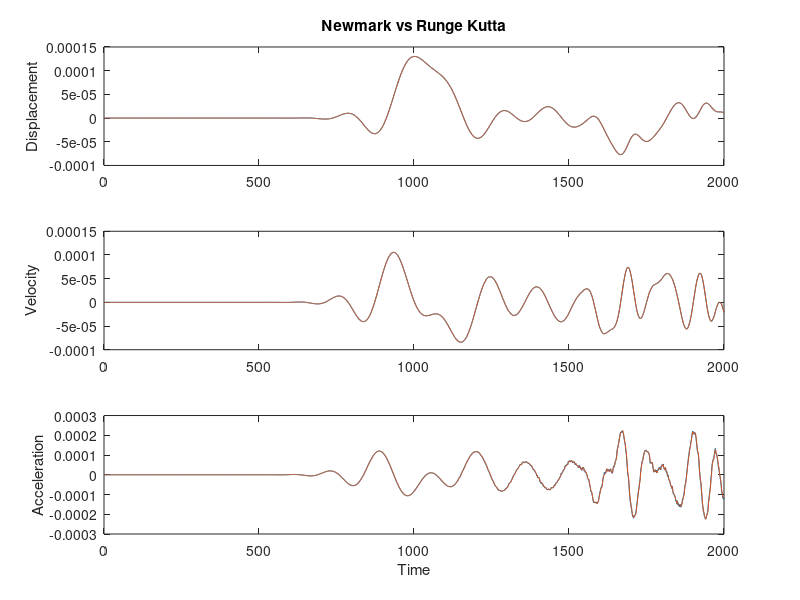

Recreate this plot in MATLAB.

clc;clear;
Newmark=load('Newmark.mat');
Runge=load('Runge_Kutta.mat');


subplot(3,1,1)
plot(Newmark.u(1,:)); hold on;
plot(Runge.u(1,:)); hold on;
ylabel('Displacement')
title('Newmark vs Runge Kutta')

subplot(3,1,2)
plot(Newmark.v(1,:)); hold on;
plot(Runge.v(1,:)); hold on;
ylabel('Velocity')

subplot(3,1,3)
plot(Newmark.a(1,:)); hold on;
plot(Runge.a(1,:)); hold on;
ylabel('Acceleration')
xlabel('Time');




